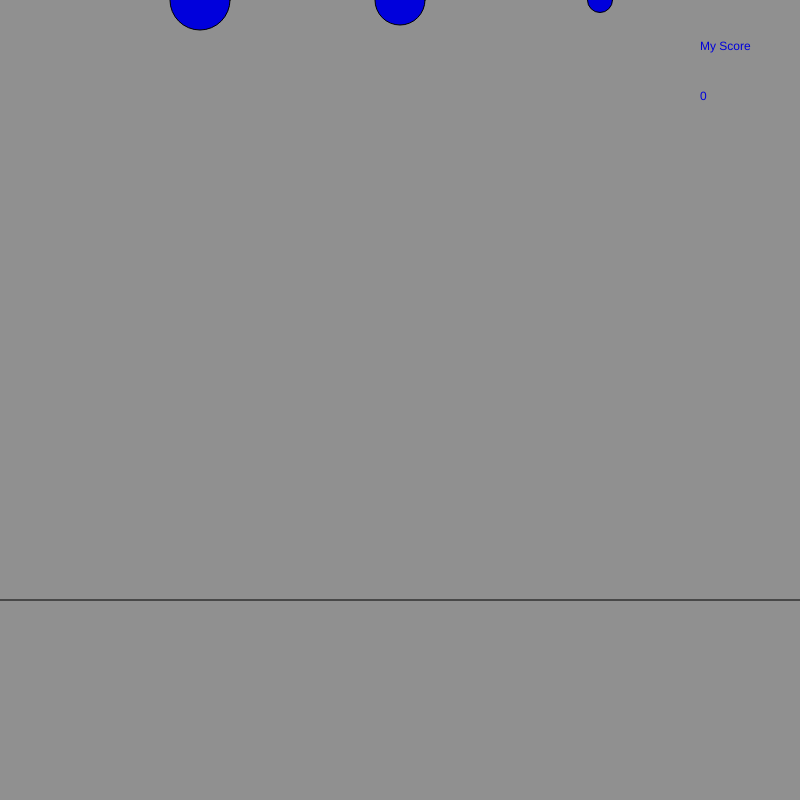
Frame 1 (no input)
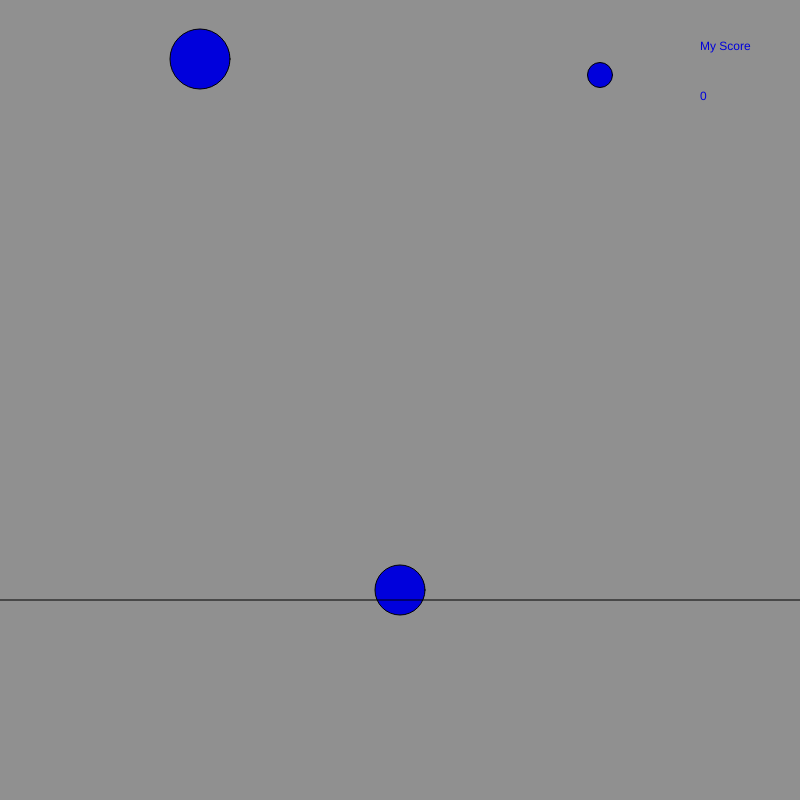
Frame 60 (no input)
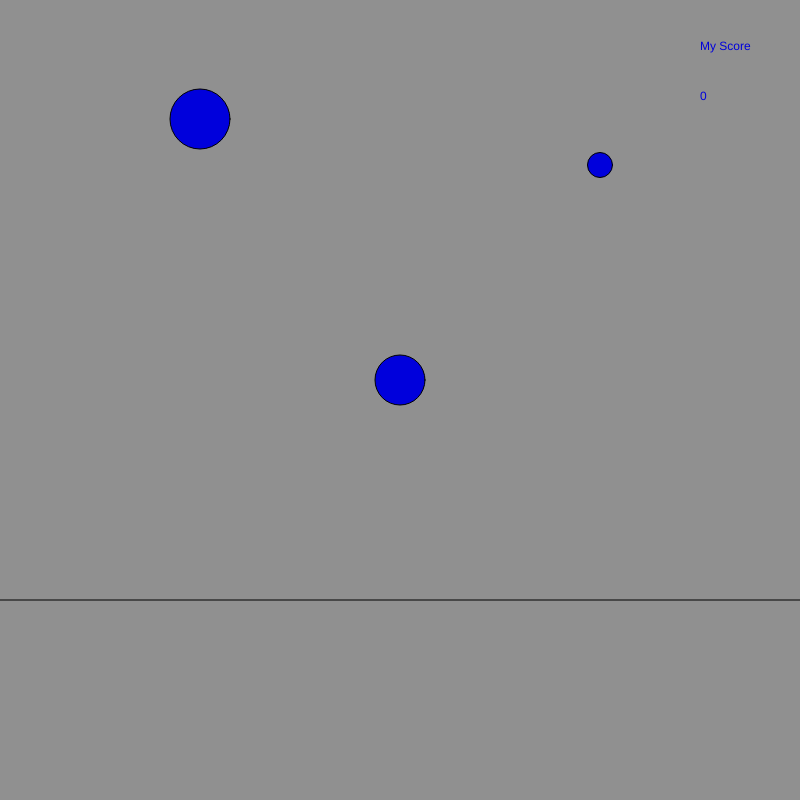
Frame 120 (the mouse pressed at the canvas centre since frame 60)

The p5.js sketch that drew these frames (run headless with seeded random() and noise() and a simulated clock; from frame 60 on, the mouse is pressed at the canvas centre):

// p5.js sketch
// ── sketch.js
var by = 0;
var score = 0;
var gy = 0;
var dy = 0;
function keyPressed() {
  if (key == "s" && by > 600) {
    score = score + 25;
  }
  if (key == "a" && gy > 600) {
    score = score + 25;
  }
  if (key == "d" && dy > 600) {
    score = score + 25;
  }
  if(key=='s' && by <600){
  score = score -10000}
  if(key=='a' && gy <600){
  score = score -10000}
  if(key=='d' && dy <600){
  score = score -10000}
  
  
  
  
}
function setup() {
  createCanvas(800, 800);
}

function draw() {
  background(0220, 0220, 0220);
  fill(0, 0, 220);
    ellipse(400,by,50,50)
  text("My Score", 700, 50);
  text(score, 700, 100);
  by = by + 10;
  line(0, 600, 800, 600);
   ellipse(200,gy,60,60)
  ellipse(600,dy,25,25)
  gy = gy + 1;
  dy = dy + 15;
  if (by > 800) {
    by = 0;
  }
  if (gy > 800) {
    gy = 0;
  }
  if (dy > 800) {
    dy = 0;
  }
}
